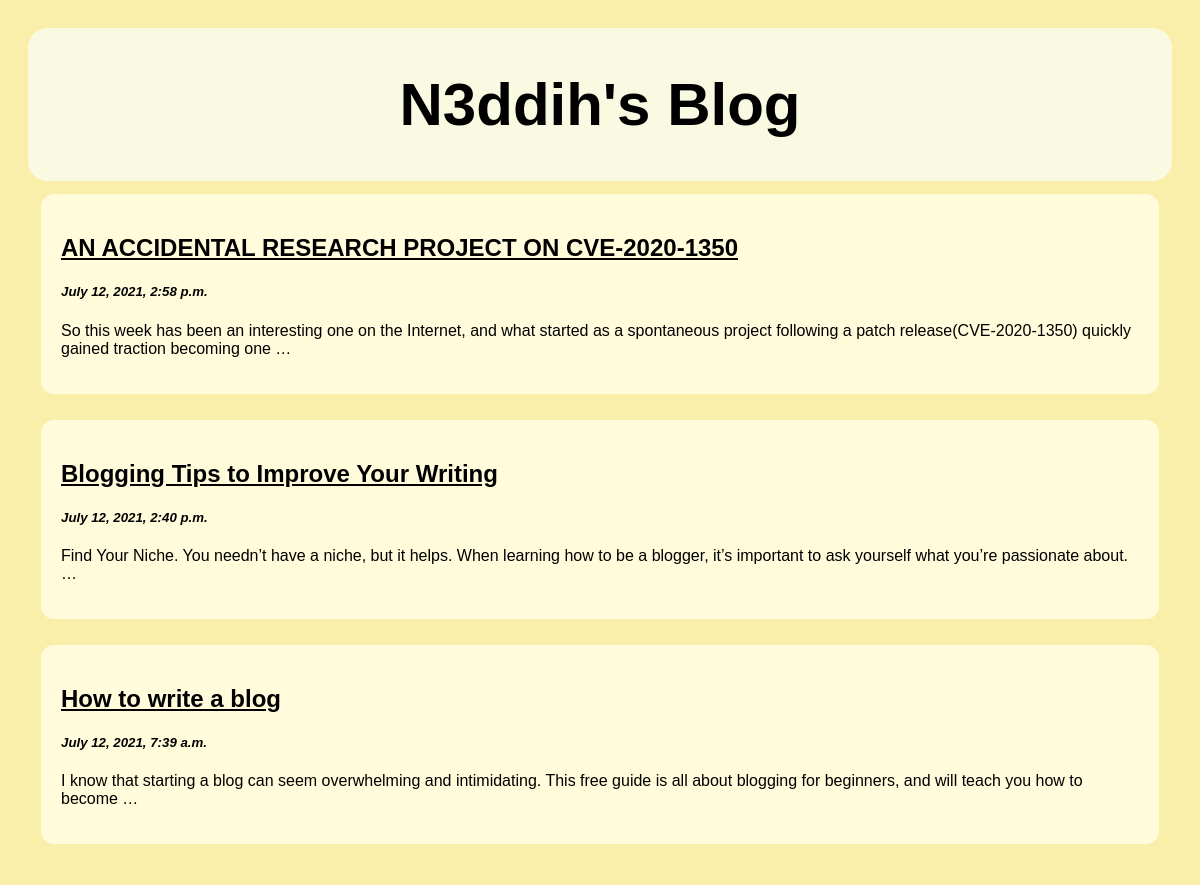
The page / on the database its author committed.
### posts/models.py (models this page shows)
class Post(models.Model):
	title = models.CharField(max_length=100)
	body = models.CharField(max_length=1000000)
	created_at = models.DateTimeField(default=datetime.now, blank=True)

### posts/views.py (the view)
# urls.py: path('', views.index, name='index'),
def index(request):
	posts = Post.objects.all()
	return render(request, 'index.html', {'posts' : posts})

### template/index.html (shortened to what this page needs)
<!DOCTYPE html>
<html lang="en">
<head>
</head>
<body>
	<div class="header">
		<h1>N3ddih's Blog</h1>
	</div>
	{% for post in posts reversed %}
	<div class="row">
		<div class="leftcolumn">
			<div class="card">
				<a class="posts" href="post/{{post.id}}">
					<u><h2>{{post.title}}</h2></u>
					<h5 style="font-style: italic;">{{post.created_at}}</h5>
					<p>{{post.body | truncatewords:27}}</p>
				</a>
			</div>
		</div>
	</div>
	{% endfor %}
</body>
</html>

### template/index.html (style rules this page uses)
* { box-sizing: border-box; }
body { font-family: Arial, Helvetica, sans-serif; padding: 20px; background: #faeeab; }
.header { border-radius: 20px; padding: 2px; font-size: 30px; text-align: center; background: #fafae2; }
.leftcolumn { float: left; width: 100%; }
.card { border-radius: 13px; background-color: #fffbdb; padding: 20px; margin: 13px; }
.row:after { content: ""; display: table; clear: both; }
a.posts { text-decoration: none; color: black; }

### rows shown on the page
Post: title "AN ACCIDENTAL RESEARCH PROJECT ON CVE-2020-1350", created_at "July 12, 2021, 2:58 p.m.", body "So this week has been an interesting one on the Internet, and what started as a spontaneous project following a patch release(CVE-2020-1350) quickly gained traction becoming one …"
Post: title "Blogging Tips to Improve Your Writing", created_at "July 12, 2021, 2:40 p.m.", body "Find Your Niche. You needn’t have a niche, but it helps. When learning how to be a blogger, it’s important to ask yourself what you’re passionate about. …"
Post: title "How to write a blog", created_at "July 12, 2021, 7:39 a.m.", body "I know that starting a blog can seem overwhelming and intimidating. This free guide is all about blogging for beginners, and will teach you how to become …"
